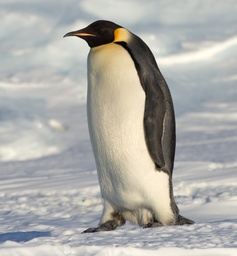
#> input picture penguin.jpg, 237 x 256 px, shrunk from 640 x 692 before the run
$ python ising.py   (Python 2 division)   (older library calls are emulated)
#> lines starting #> are read from the running program, lines starting #| are printed output that depends on the picture; after the words box and inside, x2 and y2 are one past the last pixel; in counts of white or black regions, pixels touching at a corner belong together
# -*- coding: utf-8 -*-
"""
Created on Tue Feb 23 14:14:32 2016

@author: hughsalimbeni

Based on code written by Matthew Lee: https://github.com/mauinz

"""


import numpy as np
import matplotlib.pyplot as plt

from PIL import Image
from skimage.filters import threshold_adaptive

IMAGE = 'penguin.jpg'

block_size = 40
image = np.array(Image.open(IMAGE).convert('L'))
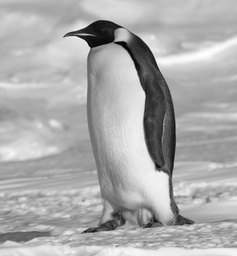
#> image: shape (256, 237); min 0, max 254, mean 172.1
image = threshold_adaptive(image, block_size, offset=10)
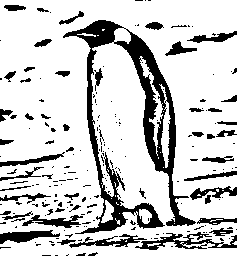
#> image: shape (256, 237) bool; 80% white; 211 black regions (158 under 20 px), largest, box (x1, y1, x2, y2) and area: (63, 20, 196, 234) 5937, (135, 232, 237, 250) 656, (0, 230, 60, 244) 452
image_scaled = (image * 2) - 1

# [4 lines of commented-out code are left out]


noise = 1*np.random.randn(image.shape[0]*image.shape[1]).reshape(image.shape)
noise = 2*np.random.binomial(1, 0.7, image.shape[0]*image.shape[1]).reshape(image.shape)-1.
noisey_image = (image_scaled*noise)
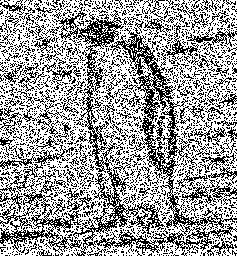
#> noisey_image: shape (256, 237) float64; values -1 (black) and 1 (white), 61.8% white; black in thin lines or dots

# [8 lines of commented-out code are left out]

def fast_convolve(matrix, weights):
    h, w = matrix.shape
    conv = np.zeros((h, w))
    matrix = np.pad(matrix,((1, 1), (1, 1)),mode='constant')
    for i in range(h):
        for j in range(w):
            conv[i, j] = (matrix[i:i + 3,j:j + 3] * weights).sum()
    return conv

def fast_convolve_double(matrix, weights):
    h, w = matrix.shape
    conv = np.zeros((h, w))
    weights2 = weights**2
    matrix = np.pad(matrix,((1, 1), (1, 1)),mode='constant')
    for i in range(h):
        for j in range(w):
            conv[i, j] = (matrix[i:i + 3,j:j + 3] * weights2).sum()
    return conv

def prob(img, mu, sigma):
#    # this is an optimisation
#    res = np.exp(-((img - mu)**2 / (2 * sigma**2)))
#    res = res / (sigma * np.sqrt(2 * np.pi))
#    return res
#> called with mu = 1, sigma = 0.0001
    return sigma*img*mu
#> returned value: shape (256, 237) float64; values -0.0001 (black) and 0.0001 (white), 61.8% white; black in thin lines or dots

def logprob(img, sigma):
    log_plus = prob(img, 1, sigma)
    log_minus = prob(img, -1, sigma)
#> in prob (call 2), `return sigma*img*mu`: returned value: shape (256, 237) float64; values -0.0001 (black) and 0.0001 (white), 38.2% white in thin lines or dots
    return log_plus - log_minus
#> returned value: shape (256, 237) float64; values -0.0002 (black) and 0.0002 (white), 61.8% white; black in thin lines or dots

# [7 lines of commented-out code are left out]

def update(mu, weights, L):
    weighted_mu = fast_convolve(mu, weights)
    new_mu = np.tanh(weighted_mu + 0.5 * L)
    return new_mu


# Set model paramters and run updates

steps = np.arange(10)
mu = noisey_image

weights = np.ones((3, 3))
weights[1,1] = 0
decay = 1

L_1 = logprob(noisey_image, 0.0001)
L_2 = logprob(noisey_image, 0.1)
#> in prob (call 3), `return sigma*img*mu`: returned value: shape (256, 237) float64; values -0.1 (black) and 0.1 (white), 61.8% white; black in thin lines or dots
#> in prob (call 4), `return sigma*img*mu`: returned value: shape (256, 237) float64; values -0.1 (black) and 0.1 (white), 38.2% white in thin lines or dots
#> in logprob (call 2), `return log_plus - log_minus`: returned value: shape (256, 237) float64; values -0.2 (black) and 0.2 (white), 61.8% white; black in thin lines or dots
L_3 = logprob(noisey_image, 1.0)
#> in prob (call 6), `return sigma*img*mu`: returned value: shape (256, 237) float64; values -1 (black) and 1 (white), 38.2% white in thin lines or dots
#> in logprob (call 3), `return log_plus - log_minus`: returned value: shape (256, 237) float64; values -2 (black) and 2 (white), 61.8% white; black in thin lines or dots
L_4 = logprob(noisey_image, 3.)
#> in prob (call 7), `return sigma*img*mu`: returned value: shape (256, 237) float64; values -3 (black) and 3 (white), 61.8% white; black in thin lines or dots
#> in prob (call 8), `return sigma*img*mu`: returned value: shape (256, 237) float64; values -3 (black) and 3 (white), 38.2% white in thin lines or dots
#> in logprob (call 4), `return log_plus - log_minus`: returned value: shape (256, 237) float64; values -6 (black) and 6 (white), 61.8% white; black in thin lines or dots


#fig = plt.figure(figsize=(12, 8), facecolor='white')
fig, ((ax_1, ax_2, ax_3), (ax_4, ax_5, ax_6)) = plt.subplots(2, 3)
#plt.show(block=False)


def draw(mu_1, mu_2, mu_3, mu_4):
    for ax in (ax_1, ax_2, ax_3, ax_4, ax_5, ax_6):
        ax.axes.get_xaxis().set_visible(False)
        ax.axes.get_yaxis().set_visible(False)
    plt.gray()
    ax_1.set_title('Original')
    ax_1.imshow(image_scaled)

    ax_4.set_title('Corrupted')
    ax_4.imshow(noisey_image)

    ax_2.set_title('Sigma = 0.0001')
    ax_2.imshow(mu_1)

    ax_3.set_title('Sigma = 0.1')
    ax_3.imshow(mu_2)


    ax_5.set_title('Sigma = 1.0')
    ax_5.imshow(mu_3)

    ax_6.set_title('Sigma = 3.0')
    ax_6.imshow(mu_4)


mu_1 = np.zeros_like(noisey_image.copy())
mu_2 = np.zeros_like(noisey_image.copy())
mu_3 = np.zeros_like(noisey_image.copy())
mu_4 = np.zeros_like(noisey_image.copy())


for i in steps:
    print i
    mu_1 = (1 - decay)*mu_1 + (decay * update(mu_1, weights, L_1))
    mu_2 = (1 - decay)*mu_2 + (decay * update(mu_2, weights, L_2))
    mu_3 = (1 - decay)*mu_3 + (decay * update(mu_3, weights, L_3))
    mu_4 = (1 - decay)*mu_4 + (decay * update(mu_4, weights, L_4))
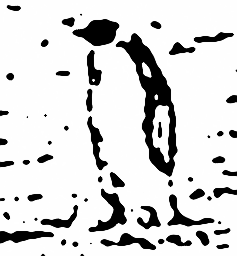
#> mu_1: shape (256, 237) float64; min -1, max 1, mean 0.692; drawn with min black and max white
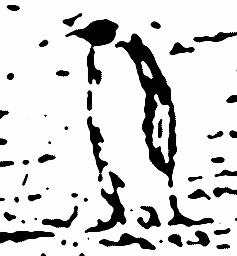
#> mu_2: shape (256, 237) float64; min -1, max 1, mean 0.683; drawn with min black and max white
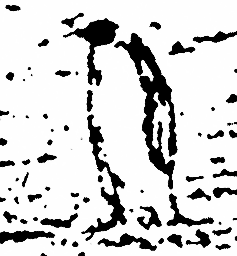
#> mu_3: shape (256, 237) float64; min -1, max 1, mean 0.664; drawn with min black and max white
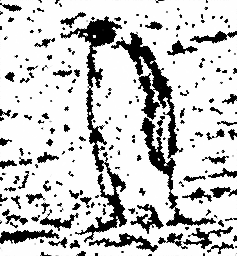
#> mu_4: shape (256, 237) float64; min -1, max 1, mean 0.582; drawn with min black and max white
draw(mu_1, mu_2, mu_3, mu_4)
plt.savefig('ising.pdf')
plt.show()

# [32 lines of commented-out code are left out]
